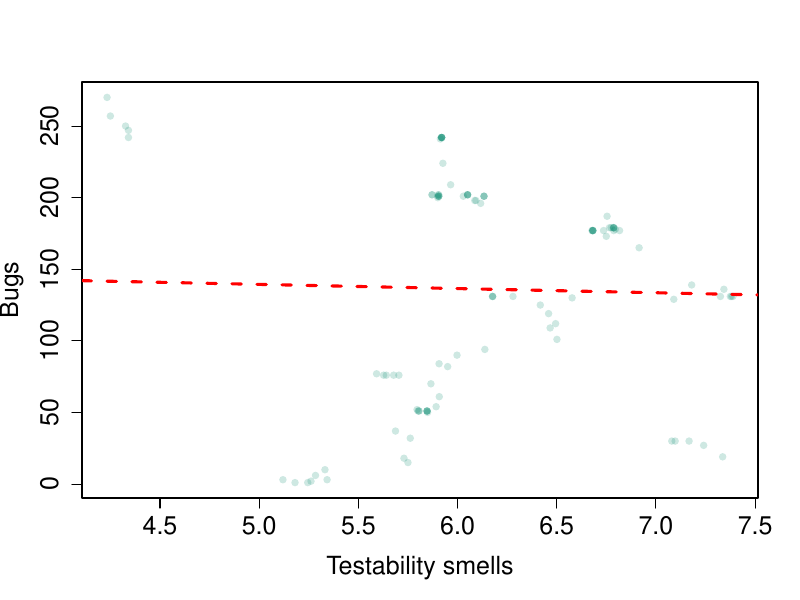

The script that saved this image:
data <- read.csv(file="rq3/rq3_data_ontrack.csv", header=TRUE, sep=",")
testability_smells <- data[["TySmellDensity"]]
total_issuess <- data[["TotalIssues"]]
rq3.corr.test = cor.test(testability_smells, total_issuess, method="spearman")
print(rq3.corr.test)
pdf("rq3.pdf", width=8, height=6)
plot(testability_smells, total_issuess, xlab="Testability smells", ylab="Bugs", col=rgb(4, 136, 108, 50,maxColorValue=255), pch=16, cex.lab=1.5, cex.axis=1.5, cey.lab=1.5, cey.axis=1.5)
abline(lm(total_issuess ~ testability_smells), col="red", lwd=3, lty=2)
dev.off()